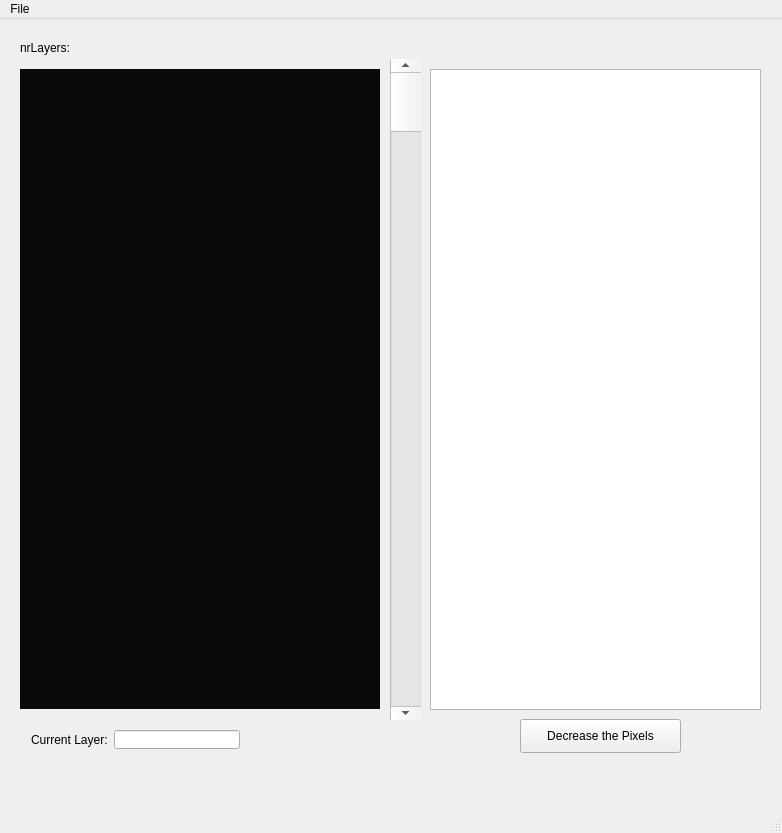
<?xml version="1.0" encoding="UTF-8"?>
<ui version="4.0">
 <class>MainWindow</class>
 <widget class="QMainWindow" name="MainWindow">
  <property name="geometry">
   <rect>
    <x>0</x>
    <y>0</y>
    <width>782</width>
    <height>833</height>
   </rect>
  </property>
  <property name="sizePolicy">
   <sizepolicy hsizetype="Fixed" vsizetype="Fixed">
    <horstretch>0</horstretch>
    <verstretch>0</verstretch>
   </sizepolicy>
  </property>
  <property name="windowTitle">
   <string>MainWindow</string>
  </property>
  <property name="autoFillBackground">
   <bool>false</bool>
  </property>
  <property name="styleSheet">
   <string notr="true"/>
  </property>
  <widget class="QWidget" name="centralWidget">
   <widget class="graphicsWidget" name="widget" native="true">
    <property name="geometry">
     <rect>
      <x>20</x>
      <y>50</y>
      <width>360</width>
      <height>640</height>
     </rect>
    </property>
    <property name="minimumSize">
     <size>
      <width>360</width>
      <height>640</height>
     </size>
    </property>
    <property name="maximumSize">
     <size>
      <width>360</width>
      <height>640</height>
     </size>
    </property>
    <property name="autoFillBackground">
     <bool>false</bool>
    </property>
    <property name="styleSheet">
     <string notr="true">background: rgb(10,10,10)</string>
    </property>
   </widget>
   <widget class="QPlainTextEdit" name="txtInfo">
    <property name="geometry">
     <rect>
      <x>430</x>
      <y>50</y>
      <width>331</width>
      <height>641</height>
     </rect>
    </property>
    <property name="font">
     <font>
      <family>Courier 10 Pitch</family>
     </font>
    </property>
   </widget>
   <widget class="QScrollBar" name="verticalScrollBar">
    <property name="geometry">
     <rect>
      <x>390</x>
      <y>40</y>
      <width>31</width>
      <height>661</height>
     </rect>
    </property>
    <property name="orientation">
     <enum>Qt::Vertical</enum>
    </property>
   </widget>
   <widget class="QPushButton" name="btnDecrease">
    <property name="geometry">
     <rect>
      <x>520</x>
      <y>700</y>
      <width>161</width>
      <height>34</height>
     </rect>
    </property>
    <property name="text">
     <string>Decrease the Pixels</string>
    </property>
   </widget>
   <widget class="QWidget" name="">
    <property name="geometry">
     <rect>
      <x>20</x>
      <y>700</y>
      <width>231</width>
      <height>41</height>
     </rect>
    </property>
    <layout class="QHBoxLayout" name="horizontalLayout">
     <item>
      <widget class="QLabel" name="lblCurrentLayer">
       <property name="text">
        <string>Current Layer:</string>
       </property>
      </widget>
     </item>
     <item>
      <widget class="QLineEdit" name="txtCurrentLayer"/>
     </item>
    </layout>
   </widget>
   <widget class="QLabel" name="lblNrLayers">
    <property name="geometry">
     <rect>
      <x>20</x>
      <y>20</y>
      <width>161</width>
      <height>18</height>
     </rect>
    </property>
    <property name="text">
     <string>nrLayers:</string>
    </property>
   </widget>
  </widget>
  <widget class="QStatusBar" name="statusBar"/>
  <widget class="QMenuBar" name="menuBar">
   <property name="geometry">
    <rect>
     <x>0</x>
     <y>0</y>
     <width>782</width>
     <height>30</height>
    </rect>
   </property>
   <widget class="QMenu" name="menuFile">
    <property name="title">
     <string>File</string>
    </property>
    <addaction name="actionOpen"/>
    <addaction name="actionSave"/>
   </widget>
   <addaction name="menuFile"/>
  </widget>
  <action name="actionOpen">
   <property name="text">
    <string>Open</string>
   </property>
   <property name="shortcut">
    <string>Alt+O</string>
   </property>
  </action>
  <action name="actionSave">
   <property name="text">
    <string>Save</string>
   </property>
   <property name="shortcut">
    <string>Alt+S</string>
   </property>
  </action>
 </widget>
 <layoutdefault spacing="6" margin="11"/>
 <customwidgets>
  <customwidget>
   <class>graphicsWidget</class>
   <extends>QWidget</extends>
   <header>graphicswidget.h</header>
   <container>1</container>
  </customwidget>
 </customwidgets>
 <resources/>
 <connections/>
</ui>
